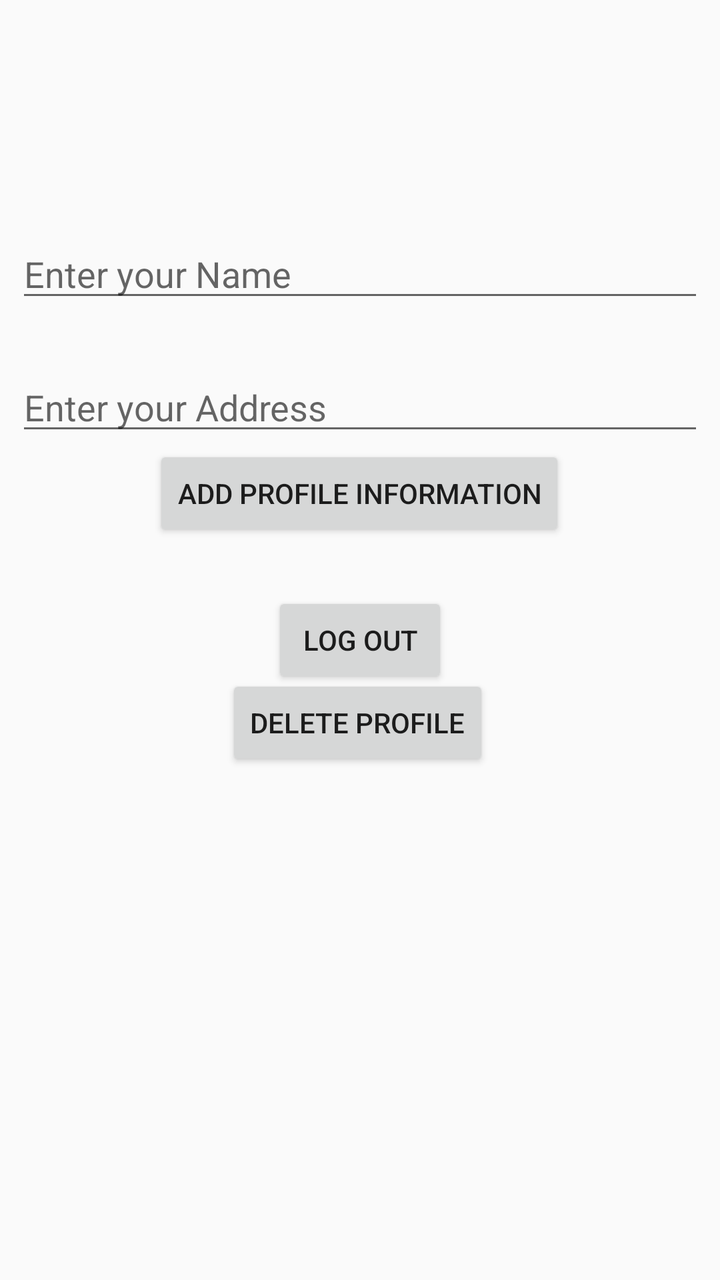
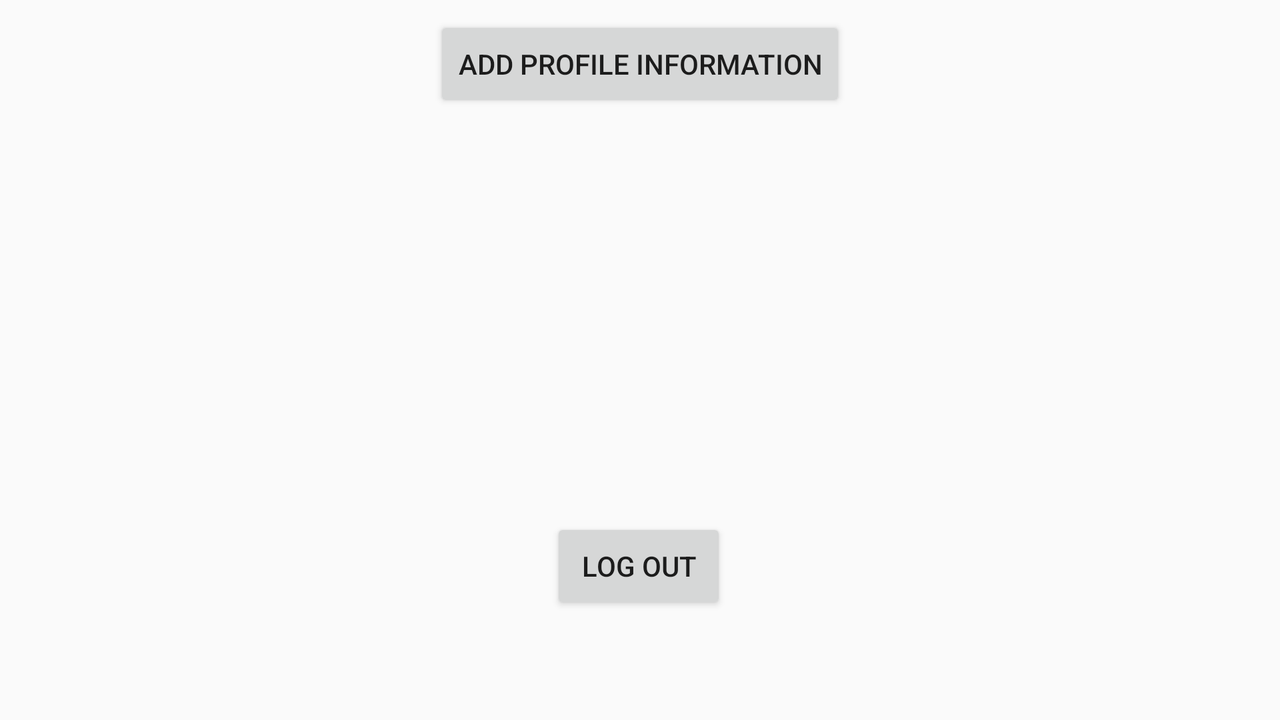

One screen, two layout resources from the same app: the default and the repository's alternative for another configuration. Each is rendered where Android would select it; the XML of both is given below.
<!-- AndroidManifest.xml: application theme AppTheme -->
<!-- res/layout/activity_profile.xml -->
<?xml version="1.0" encoding="utf-8"?>
<RelativeLayout xmlns:android="http://schemas.android.com/apk/res/android"
    xmlns:app="http://schemas.android.com/apk/res-auto"
    xmlns:tools="http://schemas.android.com/tools"
    android:id="@+id/pView"
    android:layout_width="match_parent"
    android:layout_height="match_parent"
    android:orientation="vertical"
    tools:context=".MyWardrobeActivity">

    <android.support.constraint.ConstraintLayout
        android:layout_width="match_parent"
        android:layout_height="match_parent"
        android:gravity="center_horizontal"
        android:orientation="vertical">


        <TextView
            android:id="@+id/Nickname"
            android:layout_width="wrap_content"
            android:layout_height="wrap_content"
            android:layout_gravity="center_horizontal"
            android:layout_marginStart="4dp"
            android:layout_marginTop="8dp"
            android:layout_marginEnd="4dp"
            android:layout_marginBottom="4dp"
            android:textSize="25sp"
            app:layout_constraintBottom_toTopOf="@+id/LogOut"
            app:layout_constraintEnd_toEndOf="parent"
            app:layout_constraintHorizontal_bias="0.5"
            app:layout_constraintStart_toStartOf="parent"
            app:layout_constraintTop_toTopOf="parent"
            app:layout_constraintVertical_bias="0.1" />

        <EditText
            android:id="@+id/EditName"
            android:layout_width="match_parent"
            android:layout_height="wrap_content"
            android:layout_marginStart="8dp"
            android:layout_marginTop="8dp"
            android:layout_marginEnd="8dp"
            android:layout_marginBottom="8dp"
            android:hint="@string/NameHint"
            app:layout_constraintBottom_toTopOf="@+id/EditAddress"
            app:layout_constraintEnd_toEndOf="parent"
            app:layout_constraintHorizontal_bias="0.5"
            app:layout_constraintStart_toStartOf="parent"
            app:layout_constraintTop_toBottomOf="@+id/Nickname"
            app:layout_constraintVertical_bias="0.7" />

        <EditText
            android:id="@+id/EditAddress"
            android:layout_width="match_parent"
            android:layout_height="wrap_content"
            android:layout_marginStart="8dp"
            android:layout_marginEnd="8dp"
            android:hint="@string/AddressHint"
            app:layout_constraintBottom_toTopOf="@+id/addInfo"
            app:layout_constraintEnd_toEndOf="parent"
            app:layout_constraintHorizontal_bias="0.0"
            app:layout_constraintStart_toStartOf="parent" />

        <Button
            android:id="@+id/addInfo"
            android:layout_width="wrap_content"
            android:layout_height="wrap_content"
            android:layout_marginStart="8dp"
            android:layout_marginTop="8dp"
            android:layout_marginEnd="8dp"
            android:layout_marginBottom="8dp"
            android:text="@string/AddInfo"
            app:layout_constraintBottom_toBottomOf="@+id/DeleteProfile"
            app:layout_constraintEnd_toEndOf="parent"
            app:layout_constraintHorizontal_bias="0.497"
            app:layout_constraintStart_toStartOf="parent"
            app:layout_constraintTop_toTopOf="parent"
            app:layout_constraintVertical_bias="0.668" />

        <Button
            android:id="@+id/DeleteProfile"
            android:layout_width="wrap_content"
            android:layout_height="wrap_content"
            android:layout_marginStart="4dp"
            android:layout_marginTop="8dp"
            android:layout_marginEnd="8dp"
            android:layout_marginBottom="8dp"
            android:text="@string/deleteProfileButton"
            app:layout_constraintBottom_toBottomOf="parent"
            app:layout_constraintEnd_toEndOf="parent"
            app:layout_constraintHorizontal_bias="0.504"
            app:layout_constraintStart_toStartOf="parent"
            app:layout_constraintTop_toTopOf="parent"
            app:layout_constraintVertical_bias="0.572" />

        <Button
            android:id="@+id/LogOut"
            android:layout_width="wrap_content"
            android:layout_height="wrap_content"
            android:layout_marginStart="4dp"
            android:layout_marginTop="4dp"
            android:layout_marginEnd="4dp"
            android:layout_marginBottom="4dp"
            android:text="@string/LogOut"
            app:layout_constraintBottom_toBottomOf="parent"
            app:layout_constraintEnd_toEndOf="parent"
            app:layout_constraintHorizontal_bias="0.5"
            app:layout_constraintStart_toStartOf="parent"
            app:layout_constraintTop_toTopOf="parent"
            app:layout_constraintVertical_bias="0.5" />

    </android.support.constraint.ConstraintLayout>

</RelativeLayout>
<!-- resources referenced by this layout -->
<resources>
  <string name="AddInfo">Add Profile Information</string>
  <string name="AddressHint">Enter your Address</string>
  <string name="LogOut">Log Out</string>
  <string name="NameHint">Enter your Name</string>
  <string name="deleteProfileButton">Delete Profile</string>
  <style name="AppTheme" parent="Theme.AppCompat.Light.NoActionBar">
          
          <item name="windowNoTitle">true</item>
          <item name="windowActionBar">false</item>
          <item name="colorPrimary">@color/colorPrimary</item>
          <item name="colorAccent">@color/colorAccent</item>
      </style>
  <color name="colorPrimary">#008577</color>
  <color name="colorAccent">#D81B60</color>
</resources>
<!-- res/layout-land/activity_profile.xml (the repository's variant of the layout above) -->
<!-- drawn on the phone turned sideways -->
<?xml version="1.0" encoding="utf-8"?>
<RelativeLayout xmlns:android="http://schemas.android.com/apk/res/android"
    xmlns:app="http://schemas.android.com/apk/res-auto"
    xmlns:tools="http://schemas.android.com/tools"
    android:id="@+id/pView"
    android:layout_width="match_parent"
    android:layout_height="match_parent"
    android:orientation="vertical"
    tools:context=".MyWardrobeActivity">

    <android.support.constraint.ConstraintLayout
        android:layout_width="match_parent"
        android:layout_height="match_parent"
        android:gravity="center_horizontal"
        android:orientation="vertical">


        <TextView
            android:id="@+id/Nickname"
            android:layout_width="wrap_content"
            android:layout_height="wrap_content"
            android:layout_gravity="center_horizontal"
            android:layout_marginStart="4dp"
            android:layout_marginTop="8dp"
            android:layout_marginEnd="4dp"
            android:layout_marginBottom="4dp"
            android:textSize="25sp"
            app:layout_constraintBottom_toTopOf="@+id/LogOut"
            app:layout_constraintEnd_toEndOf="parent"
            app:layout_constraintHorizontal_bias="0.5"
            app:layout_constraintStart_toStartOf="parent"
            app:layout_constraintTop_toTopOf="parent"
            app:layout_constraintVertical_bias="0.1" />

        <EditText
            android:id="@+id/EditName"
            android:layout_width="match_parent"
            android:layout_height="wrap_content"
            android:layout_marginStart="8dp"
            android:layout_marginTop="8dp"
            android:layout_marginEnd="8dp"
            android:layout_marginBottom="8dp"
            android:hint="@string/NameHint"
            app:layout_constraintBottom_toTopOf="@+id/EditAddress"
            app:layout_constraintEnd_toEndOf="parent"
            app:layout_constraintHorizontal_bias="0.0"
            app:layout_constraintStart_toStartOf="parent"
            app:layout_constraintTop_toBottomOf="@+id/Nickname"
            app:layout_constraintVertical_bias="1.0" />

        <EditText
            android:id="@+id/EditAddress"
            android:layout_width="match_parent"
            android:layout_height="wrap_content"
            android:layout_marginStart="8dp"
            android:layout_marginTop="8dp"
            android:layout_marginEnd="8dp"
            android:layout_marginBottom="56dp"
            android:hint="@string/AddressHint"
            app:layout_constraintBottom_toTopOf="@+id/addInfo"
            app:layout_constraintEnd_toEndOf="parent"
            app:layout_constraintHorizontal_bias="0.0"
            app:layout_constraintStart_toStartOf="parent"
            app:layout_constraintTop_toTopOf="parent"
            app:layout_constraintVertical_bias="1.0" />

        <Button
            android:id="@+id/addInfo"
            android:text="@string/AddInfo"
            android:layout_width="wrap_content"
            android:layout_height="wrap_content"
            android:layout_marginStart="8dp"
            android:layout_marginTop="8dp"
            android:layout_marginEnd="8dp"
            android:layout_marginBottom="8dp"
            app:layout_constraintBottom_toTopOf="@+id/LogOut"
            app:layout_constraintEnd_toEndOf="parent"
            app:layout_constraintHorizontal_bias="0.5"
            app:layout_constraintStart_toStartOf="parent"
            app:layout_constraintTop_toTopOf="parent"
            app:layout_constraintVertical_bias="0.85" />

        <Button
            android:id="@+id/DeleteProfile"
            android:layout_width="wrap_content"
            android:layout_height="wrap_content"
            android:layout_marginStart="4dp"
            android:layout_marginTop="4dp"
            android:layout_marginEnd="4dp"
            android:layout_marginBottom="4dp"
            android:text="@string/LogOut"
            app:layout_constraintBottom_toBottomOf="parent"
            app:layout_constraintEnd_toEndOf="parent"
            app:layout_constraintHorizontal_bias="0.499"
            app:layout_constraintStart_toStartOf="parent"
            app:layout_constraintTop_toTopOf="parent"
            app:layout_constraintVertical_bias="0.839" />

    </android.support.constraint.ConstraintLayout>

</RelativeLayout>
<!-- resources referenced by the variant -->
<!-- as the phone turned sideways resolves them -->
<resources>
  <string name="AddInfo">Add Profile Information</string>
  <string name="AddressHint">Enter your Address</string>
  <string name="LogOut">Log Out</string>
  <string name="NameHint">Enter your Name</string>
  <style name="AppTheme" parent="Theme.AppCompat.Light.NoActionBar">
          
          <item name="windowNoTitle">true</item>
          <item name="windowActionBar">false</item>
          <item name="colorPrimary">@color/colorPrimary</item>
          <item name="colorAccent">@color/colorAccent</item>
      </style>
  <color name="colorPrimary">#008577</color>
  <color name="colorAccent">#D81B60</color>
</resources>
